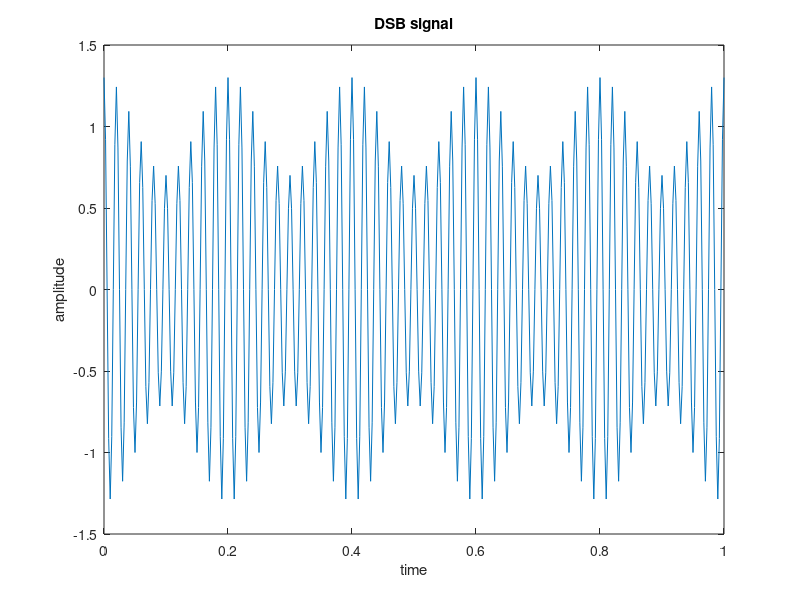
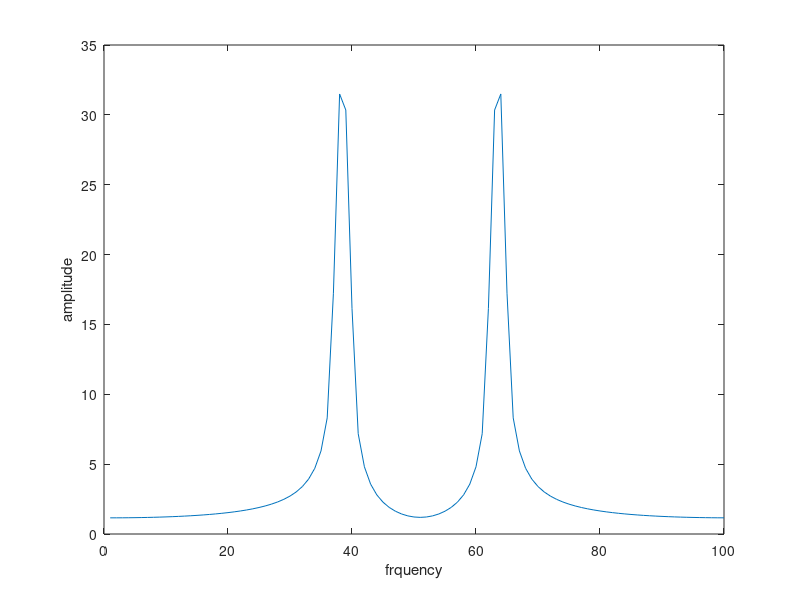
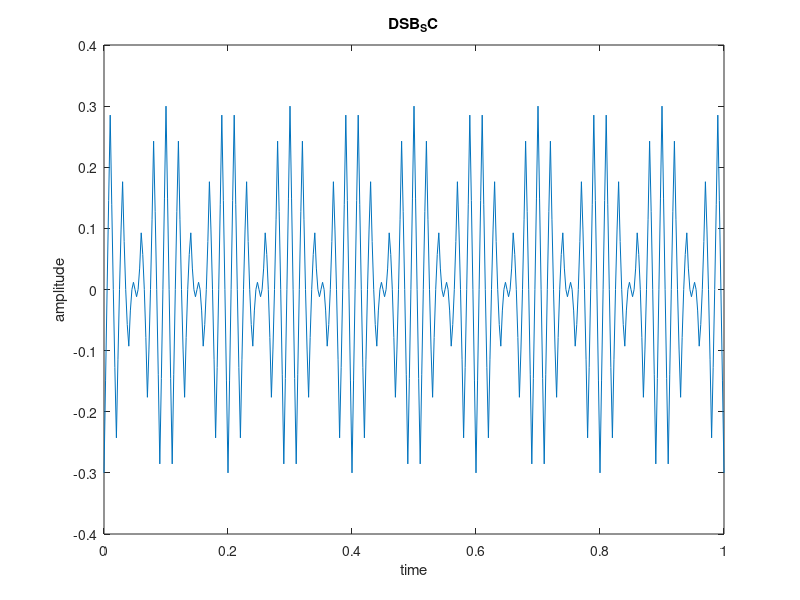
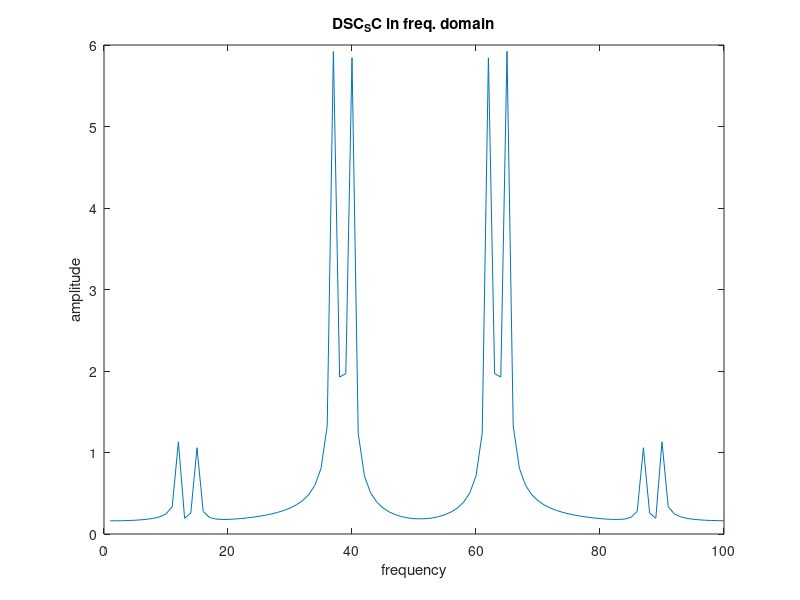

Write the MATLAB code that produced these figures, in order.
clc
clear all
close all

% Message, m = 0.3 cos(10?t)
% Carrier, C = Triangular wave of 50Hz and amplitude 1
% 1.	DSB and DSB-SC signal plot for both time and frequency domain.
% 2.	Do the above for square wave carrier.

fs = 400;
fm = 5;
fc = 50;
Am = 0.3;
Ac = 1;
t = 0:1/fs:1;
 
m = 0.3*cos(10*pi*t);
t_c = sawtooth(2*pi*fc*t, 0.5);
 
%DSB signal
 
dsb = (Ac + m).*cos(2*pi*fc*t);
figure(1)
plot(t,dsb)
xlabel('time')
ylabel('amplitude')

title('DSB signal')
 
%DSB signal in frequency domain
 
dsb_f = fftshift(abs(fft(dsb,100)));
figure(2)
plot(dsb_f)
xlabel('frquency')
ylabel('amplitude')
 
%DSB_SC signal  with triangle carrier 
 
dsb_sc = m.*t_c;
figure(3)
plot(t,dsb_sc)
xlabel('time')
ylabel('amplitude')
title('DSB_SC')
 
%DSB_SC in frequency domain
 
dsb_scf = fftshift(abs(fft(dsb_sc,100)));
figure(4)
plot(dsb_scf)
xlabel('frequency')
ylabel('amplitude')
title('DSC_SC in freq. domain')
 
%dsb_sc with square wave
 
sq = square(2*pi*fc*t);
dsb_sc_sq = m.*sq;
figure(5)
plot(t,dsb_sc_sq)
xlabel('time')
ylabel('frequency')
title('dsb_sc_sq')
 
%DSB_SC with square wave frequency domain
 
dsb_sc_f = fftshift(abs(fft(dsb_sc_sq,100)));
figure(6)
plot(dsb_sc_f)
xlabel('frequency')
ylabel('amplitude')
title('dsb_sc in frequency domain')


